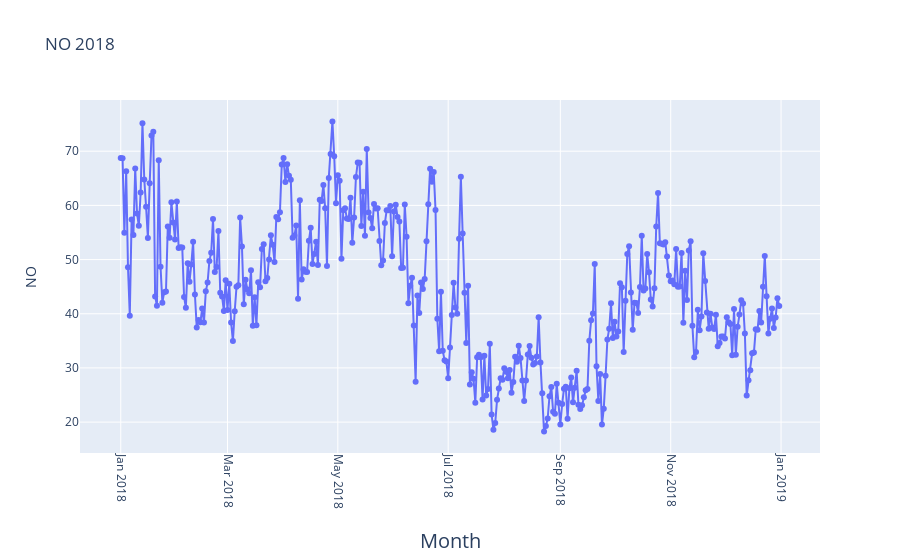

Notebook cell for this chart:
### Code cell
#2018
fig = go.Figure(go.Scatter(
    mode = "lines+markers",
    y = aqi_level_18.iloc[:,2],
    x = aqi_level_18.iloc[:,1]))
fig.update_xaxes(
        tickangle = 90,
        title_text = "Month",
        title_font = {"size": 20},
        title_standoff = 25)

fig.update_yaxes(
        title_text = "NO",
        title_standoff = 25)
fig.update_layout(title_text="NO 2018")

fig.show()

### Figure 1 — Plotly figure (JSON) as saved in the notebook; plotly's stock layout.template omitted (floating-point values rounded to 4 significant figures; data arrays with more than 128 entries replaced by an {"elided": "..."} marker saying what was removed)
{"data": [{"mode": "lines+markers", "type": "scatter", "x": {"elided": "365 str values"}, "y": {"elided": "365 float values"}}], "layout": {"title": {"text": "NO 2018"}, "xaxis": {"tickangle": 90, "title": {"font": {"size": 20}, "standoff": 25, "text": "Month"}}, "yaxis": {"title": {"standoff": 25, "text": "NO"}}}}
